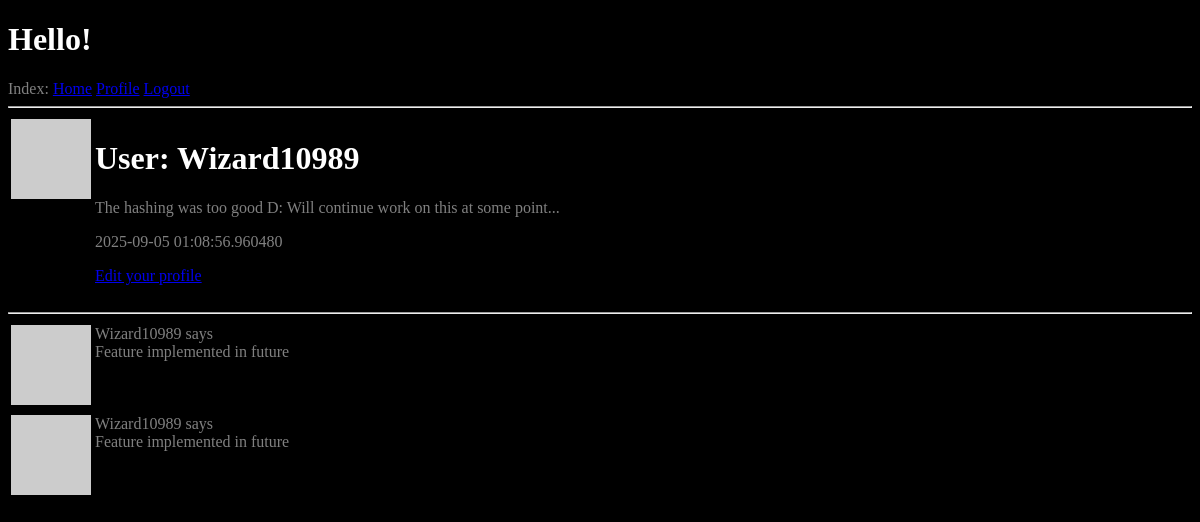
The app's page /user/Wizard10989 (signed in), older data.
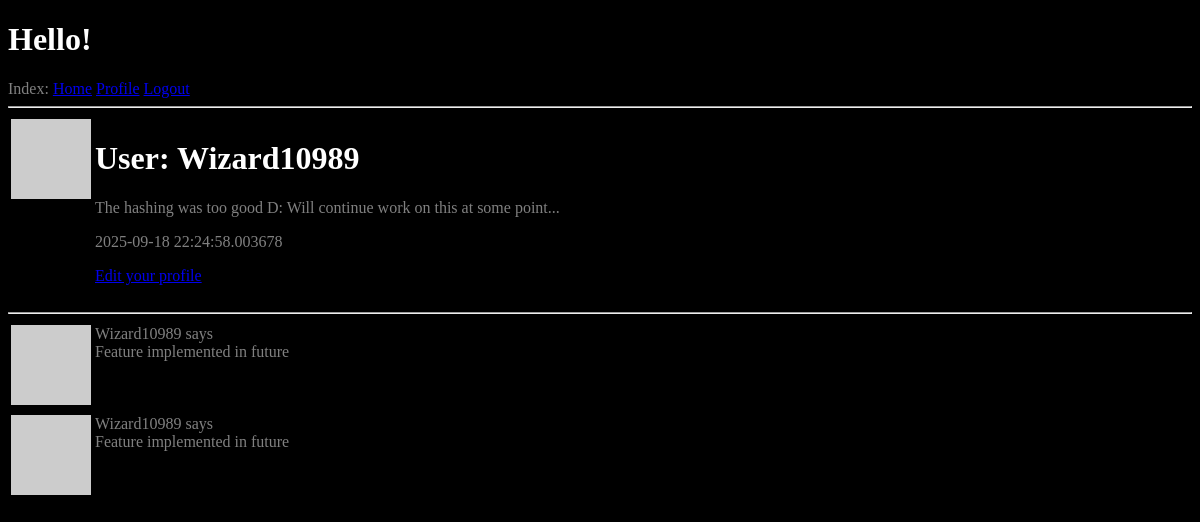
The same page, newer data.
### app/models.py (models this page shows, shortened)
class User(UserMixin, db.Model):
    id: so.Mapped[int] = so.mapped_column(primary_key=True)
    username: so.Mapped[str] = so.mapped_column(sa.String(64), index=True, unique=True)
    email: so.Mapped[str] = so.mapped_column(sa.String(120), index=True, unique=True)
    password_hash: so.Mapped[Optional[str]] = so.mapped_column(sa.String(256))
    posts: so.WriteOnlyMapped['Post'] = so.relationship(back_populates='author')
    about_me: so.Mapped[Optional[str]] = so.mapped_column(sa.String(140))
    last_seen: so.Mapped[Optional[datetime]] = so.mapped_column(
        default = lambda: datetime.now(timezone.utc))
    def avatar(self, size):
        digest = md5(self.email.lower().encode('utf-8')).hexdigest()
        return f'https://www.gravatar.com/avatar/{digest}?d=identicon&s={size}'

### app/routes.py (the view)
@app.route('/user/<username>')
@login_required
def user(username):
    user = db.first_or_404(sa.select(User).where(User.username == username ))
    posts = [
        {'author': user, 'body': 'Feature implemented in future'},
        {'author': user, 'body': 'Feature implemented in future'}
    ]
    return render_template('user.html', user=user, posts=posts, title=username)

### app/models.py (called while the page is built)
@login.user_loader
def load_user(id):
    return db.session.get(User, int(id))

### app/routes.py (called while the page is built)
@app.before_request
def before_request():
    if current_user.is_authenticated:
        current_user.last_seen = datetime.now(timezone.utc)
        db.session.commit()

### app/templates/user.html
{% extends "test.html" %}
{% block content %}
  <table>
    <tr valign="top">
      <td><img src="{{ user.avatar(128) }}"></td>
      <td>
        <h1>User: {{ user.username }}</h1>
        {% if user.about_me %}<p>{{ user.about_me }}</p>{% endif %}
        {% if user.last_seen %}<p>{{ user.last_seen }}</p>{% endif %}
        {% if user == current_user %}
        <p><a href="{{ url_for('edit_profile') }}">Edit your profile</a></p>
        {% endif %}
      </td>
    </tr>
  </table>
  <hr>
  {% for post in posts %}
    {% include '_post.html' %}
  {% endfor %}
{% endblock %}

### app/templates/_post.html
<table>
    <tr valign="top">
      <td><img src="{{ user.avatar(128) }}"></td>
      <td>{{ post.author.username }} says <br>{{ post.body }}</td>
    </tr>
  </table>

Row changes from the older to the newer data that the page shows:
changed User "Wizard10989": last_seen "2025-09-05 01:08:56.960480" → "2025-09-18 22:24:58.003678"
